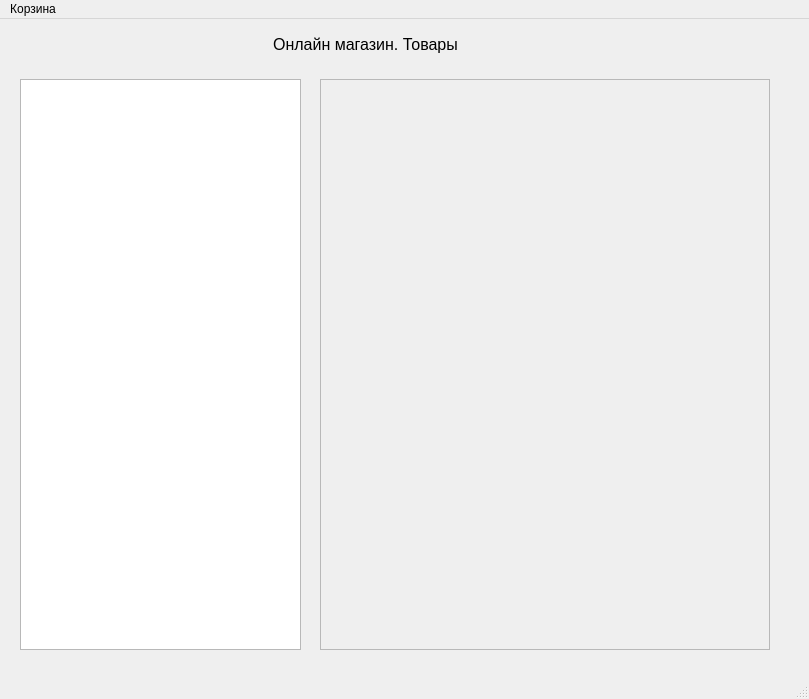
<?xml version="1.0" encoding="UTF-8"?>
<ui version="4.0">
 <class>CustumerWindow</class>
 <widget class="QMainWindow" name="CustumerWindow">
  <property name="geometry">
   <rect>
    <x>0</x>
    <y>0</y>
    <width>809</width>
    <height>699</height>
   </rect>
  </property>
  <property name="windowTitle">
   <string>MainWindow</string>
  </property>
  <widget class="QWidget" name="centralwidget">
   <widget class="QListWidget" name="categoriesListWidget">
    <property name="geometry">
     <rect>
      <x>20</x>
      <y>60</y>
      <width>281</width>
      <height>571</height>
     </rect>
    </property>
    <property name="sizePolicy">
     <sizepolicy hsizetype="Expanding" vsizetype="Maximum">
      <horstretch>0</horstretch>
      <verstretch>234</verstretch>
     </sizepolicy>
    </property>
    <property name="focusPolicy">
     <enum>Qt::FocusPolicy::StrongFocus</enum>
    </property>
    <property name="layoutDirection">
     <enum>Qt::LayoutDirection::LeftToRight</enum>
    </property>
   </widget>
   <widget class="QLabel" name="lbTitle">
    <property name="geometry">
     <rect>
      <x>220</x>
      <y>10</y>
      <width>291</width>
      <height>31</height>
     </rect>
    </property>
    <property name="font">
     <font>
      <pointsize>12</pointsize>
     </font>
    </property>
    <property name="text">
     <string>Онлайн магазин. Товары</string>
    </property>
    <property name="alignment">
     <set>Qt::AlignmentFlag::AlignCenter</set>
    </property>
   </widget>
   <widget class="QScrollArea" name="productsScrollArea">
    <property name="geometry">
     <rect>
      <x>320</x>
      <y>60</y>
      <width>450</width>
      <height>571</height>
     </rect>
    </property>
    <property name="widgetResizable">
     <bool>true</bool>
    </property>
    <widget class="QWidget" name="productsVerticalLayout">
     <property name="geometry">
      <rect>
       <x>0</x>
       <y>0</y>
       <width>448</width>
       <height>569</height>
      </rect>
     </property>
     <layout class="QVBoxLayout" name="verticalLayout">
      <item>
       <widget class="QWidget" name="scrollAreaWidgetContents" native="true"/>
      </item>
     </layout>
    </widget>
   </widget>
  </widget>
  <widget class="QMenuBar" name="menubar">
   <property name="geometry">
    <rect>
     <x>0</x>
     <y>0</y>
     <width>809</width>
     <height>25</height>
    </rect>
   </property>
   <widget class="QMenu" name="viewCartButton">
    <property name="title">
     <string>Корзина</string>
    </property>
   </widget>
   <addaction name="viewCartButton"/>
  </widget>
  <widget class="QStatusBar" name="statusbar"/>
 </widget>
 <resources/>
 <connections/>
</ui>
